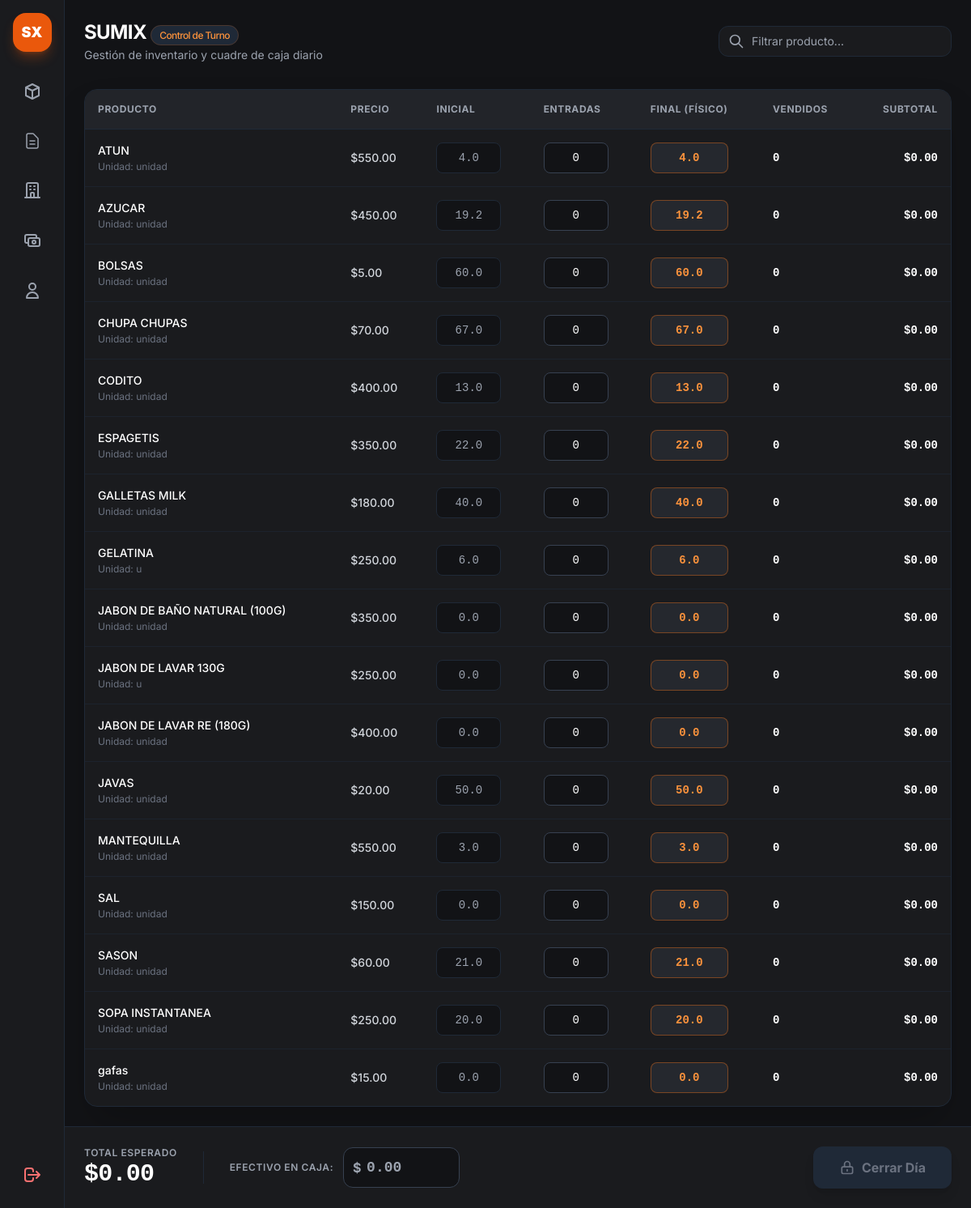
Screenshot of /cierre (signed in) with the database file from the repository.
### app.py (models this page shows, shortened)
class Producto(db.Model):
    __tablename__ = 'productos'
    id = db.Column(db.Integer, primary_key=True)
    codigo = db.Column(db.String(50), nullable=True)
    nombre = db.Column(db.String(100), nullable=False)
    unidad_medida = db.Column(db.String(20), default='unidad')
    propietario_id = db.Column(db.Integer, db.ForeignKey('propietarios.id'), nullable=True)
    precio_costo = db.Column(db.Float, default=0.0)
    precio_venta = db.Column(db.Float, default=0.0)
    fecha_vencimiento = db.Column(db.Date, nullable=True)
    proveedor_id = db.Column(db.Integer, db.ForeignKey('proveedores.id'), nullable=True)
    proveedor = db.relationship('Proveedor', backref=db.backref('productos', lazy=True))
    estado_pago = db.Column(db.String(20), default="Pagado")
    monto_pendiente = db.Column(db.Float, default=0.0)
    fecha_creacion = db.Column(db.DateTime, default=datetime.utcnow)
    stocks = db.relationship('StockAlmacen', backref='producto', cascade="all, delete-orphan", lazy=True)
    @property
    def stock_venta(self):
        for s in self.stocks:
            if s.almacen and s.almacen.es_area_venta:
                return s.cantidad
        return 0.0

class Almacen(db.Model):
    __tablename__ = 'almacenes'
    id = db.Column(db.Integer, primary_key=True)
    nombre = db.Column(db.String(100), nullable=False, unique=True)
    ubicacion = db.Column(db.String(150), nullable=True)
    es_area_venta = db.Column(db.Boolean, default=False)
    stocks = db.relationship('StockAlmacen', backref='almacen', cascade="all, delete-orphan", lazy=True)

class StockAlmacen(db.Model):
    __tablename__ = 'stock_almacen'
    id = db.Column(db.Integer, primary_key=True)
    producto_id = db.Column(db.Integer, db.ForeignKey('productos.id'), nullable=False)
    almacen_id = db.Column(db.Integer, db.ForeignKey('almacenes.id'), nullable=False)
    cantidad = db.Column(db.Float, default=0.0)

### app.py (the view)
@app.route('/cierre')
def vista_cierre():
    if 'user' not in session:
        return redirect(url_for('login'))
    productos = Producto.query.order_by(
        case((Producto.stock_venta == 0, 1), else_=0),
        Producto.nombre.asc()
    ).all()
    return render_template('cierre.html', productos=productos)

### app.py (called while the page is built)
@app.context_processor
def inject_today():
    return {'hoy': date.today()}

### templates/cierre.html (shortened to what this page needs)
{% extends "base.html" %}
{% block content %}
<main class="flex-1 flex flex-col min-w-0 overflow-y-auto">
    <header class="p-6 pb-2 flex flex-col sm:flex-row sm:items-center justify-between gap-4">
        <div>
            <h1 class="text-2xl font-bold text-white tracking-tight">SUMIX <span
                    class="text-xs font-medium px-2.5 py-1 rounded-full bg-gray-800 text-orange-400 border border-orange-500/20">Control
                    de Turno</span></h1>
            <p class="text-sm text-gray-400 mt-0.5">Gestión de inventario y cuadre de caja diario</p>
        </div>
        <div class="relative w-full sm:w-72">
            <svg class="w-5 h-5 absolute left-3 top-1/2 -translate-y-1/2 text-gray-400" fill="none"
                stroke="currentColor" viewBox="0 0 24 24">
                <path stroke-linecap="round" stroke-linejoin="round" stroke-width="2"
                    d="M21 21l-6-6m2-5a7 7 0 11-14 0 7 7 0 0114 0z" />
            </svg>
            <input type="text" id="buscador" placeholder="Filtrar producto..." onkeyup="filtrarProductos()"
                class="w-full bg-[#1a1b1e] border border-gray-800 rounded-xl pl-10 pr-4 py-2 text-sm text-gray-200 focus:outline-none focus:border-orange-500/50 transition">
        </div>
    </header>
    <section class="p-6 flex-1">
        <div class="bg-[#1a1b1e] border border-gray-800 rounded-2xl overflow-hidden shadow-2xl">
            <div class="overflow-x-auto">
                <table class="w-full text-left border-collapse">
                    <thead>
                        <tr
                            class="border-b border-gray-800 text-xs font-semibold text-gray-400 uppercase tracking-wider bg-[#222429]">
                            <th class="p-4">Producto</th>
                            <th class="p-4">Precio</th>
                            <th class="p-4">Inicial</th>
                            <th class="p-4">Entradas</th>
                            <th class="p-4">Final (Físico)</th>
                            <th class="p-4">Vendidos</th>
                            <th class="p-4 text-right">Subtotal</th>
                        </tr>
                    </thead>
                    <tbody class="divide-y divide-gray-800/60 text-sm" id="tabla-productos">
                        {% for p in productos %}
                        <tr class="fila-producto hover:bg-gray-800/30 transition-colors"
                            data-id="{{ p.id }}" data-precio="{{ p.precio_venta }}">
                            <td class="p-4 font-medium text-white nombre-prod">
                                {{ p.nombre }}
                                <span class="block text-xs text-gray-500 mt-0.5 font-normal">Unidad: {{ p.unidad_medida }}</span>
                            </td>
                            <td class="p-4 font-medium text-gray-300">${{ "%.2f"|format(p.precio_venta) }}</td>
                            <td class="p-4">
                                <input type="number" step="any"
                                    class="stock-inicial w-20 bg-[#121316] border border-gray-800 rounded-lg p-2 text-gray-400 text-center font-mono"
                                    value="{{ p.stock_venta }}" readonly>
                            </td>
                            <td class="p-4">
                                <input type="number" step="any" min="0"
                                    class="entradas w-20 bg-[#121316] border border-gray-700 rounded-lg p-2 text-white text-center font-mono focus:border-orange-500 focus:outline-none"
                                    value="0" oninput="calcular()">
                            </td>
                            <td class="p-4">
                                <input type="number" step="any" min="0"
                                    class="stock-final w-24 bg-[#25282e] border border-orange-500/40 text-orange-400 font-bold rounded-lg p-2 text-center font-mono focus:border-orange-500 focus:outline-none focus:ring-1 focus:ring-orange-500"
                                    value="{{ p.stock_venta }}" oninput="calcular()">
                            </td>
                            <td class="p-4 font-bold text-white font-mono vendidos">0</td>
                            <td class="p-4 font-bold text-right text-white font-mono subtotal">$0.00</td>
                        </tr>
                        {% endfor %}
                    </tbody>
                </table>
            </div>
        </div>
    </section>
    <footer
        class="p-6 bg-[#1a1b1e] border-t border-gray-800 flex flex-col md:flex-row items-center justify-between gap-6 shrink-0">
        <div class="flex items-center gap-8 w-full md:w-auto justify-between md:justify-start">
            <div>
                <span class="text-xs uppercase font-semibold text-gray-400 tracking-wider block">Total Esperado</span>
                <span id="total-esperado"
                    class="text-3xl font-extrabold text-white font-mono tracking-tight">$0.00</span>
            </div>
            <div class="flex items-center gap-3">
                <label for="dinero-caja"
                    class="text-xs uppercase font-semibold text-gray-400 tracking-wider block">Efectivo en Caja:</label>
                <div class="relative">
                    <span class="absolute left-3 top-1/2 -translate-y-1/2 text-gray-400 font-bold">$</span>
                    <input type="number" id="dinero-caja" step="any"
                        class="w-36 bg-[#121316] border border-gray-700 rounded-xl pl-7 pr-3 py-2.5 text-lg font-bold text-white font-mono focus:border-orange-500 focus:outline-none"
                        placeholder="0.00" oninput="calcular()">
                </div>
            </div>
        </div>
        <button id="btn-cierre" disabled onclick="enviarCierre()"
            class="w-full md:w-auto px-8 py-3.5 bg-gray-800 text-gray-500 font-bold rounded-xl cursor-not-allowed transition-all duration-200 flex items-center justify-center gap-2 shadow-lg">
            <svg class="w-5 h-5" fill="none" stroke="currentColor" viewBox="0 0 24 24">
                <path stroke-linecap="round" stroke-linejoin="round" stroke-width="2"
                    d="M12 15v2m-6 4h12a2 2 0 002-2v-6a2 2 0 00-2-2H6a2 2 0 00-2 2v6a2 2 0 002 2zm10-10V7a4 4 0 00-8 0v4h8z" />
            </svg>
            <span>Cerrar Día</span>
        </button>
    </footer>
</main>
{% endblock %}

### templates/base.html (shortened to what this page needs)
<!DOCTYPE html>
<html lang="es" class="h-full bg-[#121316]">
<head>
    <script src="https://cdn.tailwindcss.com"></script>
    <link rel="stylesheet" href="/static/css/style.css">
</head>
<body class="h-full bg-[#121316] text-gray-200 flex overflow-hidden">
    <aside
        class="w-16 md:w-20 bg-[#1a1b1e] border-r border-gray-800 flex flex-col items-center py-4 justify-between h-screen shrink-0 z-40">
        <div class="flex flex-col items-center gap-6 w-full">
            <div
                class="w-10 h-10 md:w-12 md:h-12 bg-orange-600 rounded-2xl flex items-center justify-center font-black text-white text-lg shadow-lg shadow-orange-600/30">
                SX
            </div>
            <nav class="flex flex-col gap-3 w-full px-2">
                <a href="{{ url_for('vista_admin') }}" title="Almacenes"
                    class="p-3 rounded-2xl flex items-center justify-center transition-all border {{ 'bg-orange-600/10 border-orange-500/30 text-orange-500' if request.endpoint == 'vista_admin' else 'border-transparent text-gray-400 hover:text-white hover:bg-gray-800' }}">
                    <svg class="w-6 h-6" fill="none" stroke="currentColor" viewBox="0 0 24 24">
                        <path stroke-linecap="round" stroke-linejoin="round" stroke-width="2"
                            d="M20 7l-8-4-8 4m16 0l-8 4m8-4v10l-8 4m0-10L4 7m8 4v10M4 7v10l8 4"></path>
                    </svg>
                </a>
                <a href="{{ url_for('vista_reporte_cierres') }}" title="Reportes de Cierre" class="flex items-center justify-center p-3 text-gray-400 hover:text-white hover:bg-gray-800/60 rounded-xl transition">
                    <svg class="w-6 h-6 stroke-[1.5]" fill="none" stroke="currentColor" viewBox="0 0 24 24">
                        <path stroke-linecap="round" stroke-linejoin="round" d="M9 12h6m-6 4h6m2 5H7a2 2 0 01-2-2V5a2 2 0 012-2h5.586a1 1 0 01.707.293l5.414 5.414a1 1 0 01.293.707V19a2 2 0 01-2 2z"/>
                    </svg>
                </a>
                <a href="{{ url_for('vista_gestion_entidades') }}" title="Almacenes y Proveedores"
                    class="p-3 rounded-2xl flex items-center justify-center transition-all border {{ 'bg-orange-600/10 border-orange-500/30 text-orange-500' if request.endpoint == 'vista_gestion_entidades' else 'border-transparent text-gray-400 hover:text-white hover:bg-gray-800' }}">
                    <svg class="w-6 h-6" fill="none" stroke="currentColor" viewBox="0 0 24 24">
                        <path stroke-linecap="round" stroke-linejoin="round" stroke-width="2"
                            d="M19 21V5a2 2 0 00-2-2H7a2 2 0 00-2 2v16m14 0h2m-2 0h-5m-9 0H3m2 0h5M9 7h1m-1 4h1m4-4h1m-1 4h1m-5 10v-5a1 1 0 011-1h2a1 1 0 011 1v5m-4 0h4" />
                    </svg>
                </a>
                <a href="{{ url_for('cuentas_por_pagar') }}" title="Cuentas por Pagar"
                    class="p-3 rounded-2xl flex items-center justify-center transition-all border {{ 'bg-orange-600/10 border-orange-500/30 text-orange-500' if request.endpoint == 'cuentas_por_pagar' else 'border-transparent text-gray-400 hover:text-white hover:bg-gray-800' }}">
                    <svg class="w-6 h-6" fill="none" stroke="currentColor" viewBox="0 0 24 24">
                        <path stroke-linecap="round" stroke-linejoin="round" stroke-width="2"
                            d="M17 9V7a2 2 0 00-2-2H5a2 2 0 00-2 2v6a2 2 0 002 2h2m2 4h10a2 2 0 002-2v-6a2 2 0 00-2-2H9a2 2 0 00-2 2v6a2 2 0 002 2zm7-5a2 2 0 11-4 0 2 2 0 014 0z">
                        </path>
                    </svg>
                </a>
                <a href="/admin/usuarios" title="Usuarios"
                    class="p-3 rounded-2xl flex items-center justify-center transition-all border border-transparent text-gray-400 hover:text-white hover:bg-gray-800">
                    <svg class="w-6 h-6" fill="none" stroke="currentColor" viewBox="0 0 24 24">
                        <path stroke-linecap="round" stroke-linejoin="round" stroke-width="2"
                            d="M16 7a4 4 0 11-8 0 4 4 0 018 0zM12 14a7 7 0 00-7 7h14a7 7 0 00-7-7z"></path>
                    </svg>
                </a>
            </nav>
        </div>
        <a href="{{ url_for('logout') }}" title="Cerrar Sesión"
        class="p-3 rounded-2xl text-red-400 hover:text-white hover:bg-red-600/20 transition-all border border-transparent hover:border-red-500/30">
        <svg class="w-6 h-6" fill="none" stroke="currentColor" viewBox="0 0 24 24">
            <path stroke-linecap="round" stroke-linejoin="round" stroke-width="2"
                d="M17 16l4-4m0 0l-4-4m4 4H7m6 4v1a3 3 0 01-3 3H6a3 3 0 01-3-3V7a3 3 0 013-3h4a3 3 0 013 3v1"></path>
        </svg>
        </a>
    </aside>
    <main class="flex-1 overflow-y-auto h-screen">
        {% block content %}{% endblock %}
    </main>
</body>
</html>

### static/css/style.css (style rules this page uses)
body { font-family: 'Inter', sans-serif; }
input[type=number] { -moz-appearance: textfield; }

### rows the page displays
Producto: nombre "ATUN", unidad_medida "unidad", precio_venta "550.00", stock_venta "4.0"
Producto: nombre "AZUCAR", unidad_medida "unidad", precio_venta "450.00", stock_venta "19.2"
Producto: nombre "BOLSAS", unidad_medida "unidad", precio_venta "5.00", stock_venta "60.0"
Producto: nombre "CHUPA CHUPAS", unidad_medida "unidad", precio_venta "70.00", stock_venta "67.0"
Producto: nombre "CODITO", unidad_medida "unidad", precio_venta "400.00", stock_venta "13.0"
Producto: nombre "ESPAGETIS", unidad_medida "unidad", precio_venta "350.00", stock_venta "22.0"
Producto: nombre "GALLETAS MILK", unidad_medida "unidad", precio_venta "180.00", stock_venta "40.0"
Producto: nombre "GELATINA", unidad_medida "u", precio_venta "250.00", stock_venta "6.0"
Producto: nombre "JABON DE BAÑO NATURAL (100G)", unidad_medida "unidad", precio_venta "350.00", stock_venta "0.0"
Producto: nombre "JABON DE LAVAR 130G", unidad_medida "u", precio_venta "250.00", stock_venta "0.0"
Producto: nombre "JABON DE LAVAR RE (180G)", unidad_medida "unidad", precio_venta "400.00", stock_venta "0.0"
Producto: nombre "JAVAS", unidad_medida "unidad", precio_venta "20.00", stock_venta "50.0"
Producto: nombre "MANTEQUILLA", unidad_medida "unidad", precio_venta "550.00", stock_venta "3.0"
Producto: nombre "SAL", unidad_medida "unidad", precio_venta "150.00", stock_venta "0.0"
Producto: nombre "SASON", unidad_medida "unidad", precio_venta "60.00", stock_venta "21.0"
Producto: nombre "SOPA INSTANTANEA", unidad_medida "unidad", precio_venta "250.00", stock_venta "20.0"
Producto: nombre "gafas", unidad_medida "unidad", precio_venta "15.00", stock_venta "0.0"
